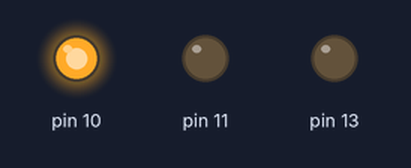
A sketch run on a simulated Arduino Uno, built with avr-gcc and run on an emulated ATmega328P. On the bench: output pins drawn as LEDs (lit = HIGH).

Above: at 0.15 s.
At 0.75 s:
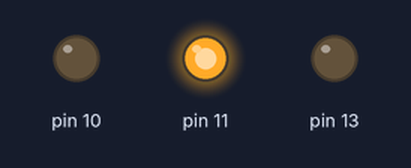
At 1.35 s:
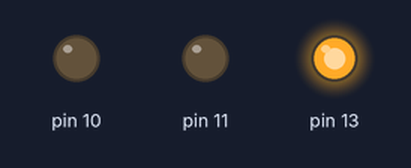
At 3.45 s:
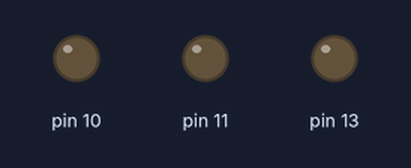
Timing chart, 0 to 4.1 s (numbered marks = the images above):
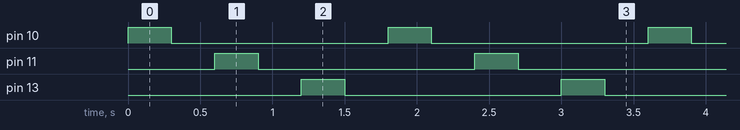

The sketch:

Ledit1.ino
```cpp
//ledien vilkutusta

void setup() {
  // asetetaan pinnit outputeiksi.
  pinMode(10, OUTPUT);
  pinMode(11, OUTPUT);
  pinMode(13, OUTPUT);
}

// vilkutellaan ledejä
void loop()
{
  digitalWrite(10, HIGH);   //
  delay(300);                       //
  digitalWrite(10, LOW);    //
  delay(300); //

  digitalWrite(11, HIGH);   //
  delay(300);                       //
  digitalWrite(11, LOW);    //
  delay(300);                       //

  digitalWrite(13, HIGH);   //
  delay(300);                       //
  digitalWrite(13, LOW);    //
  delay(300);                       //


}
```

Measured:
- by itself, pin 10, pin 11, pin 13: alternates HIGH for 0.30 s and LOW for 1.5 s
- by itself, everything shown: repeats every 1.8 s, in 6 steps
